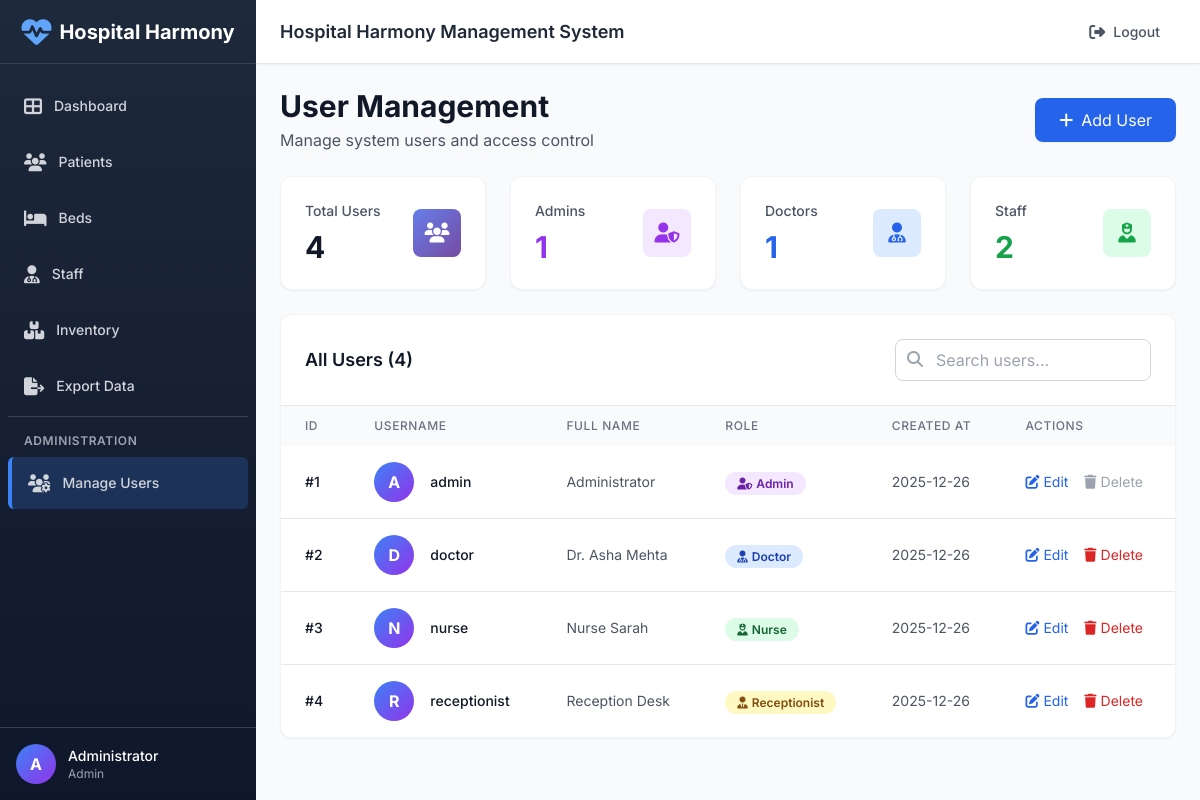
The page /users (signed in) on the database as committed earlier.
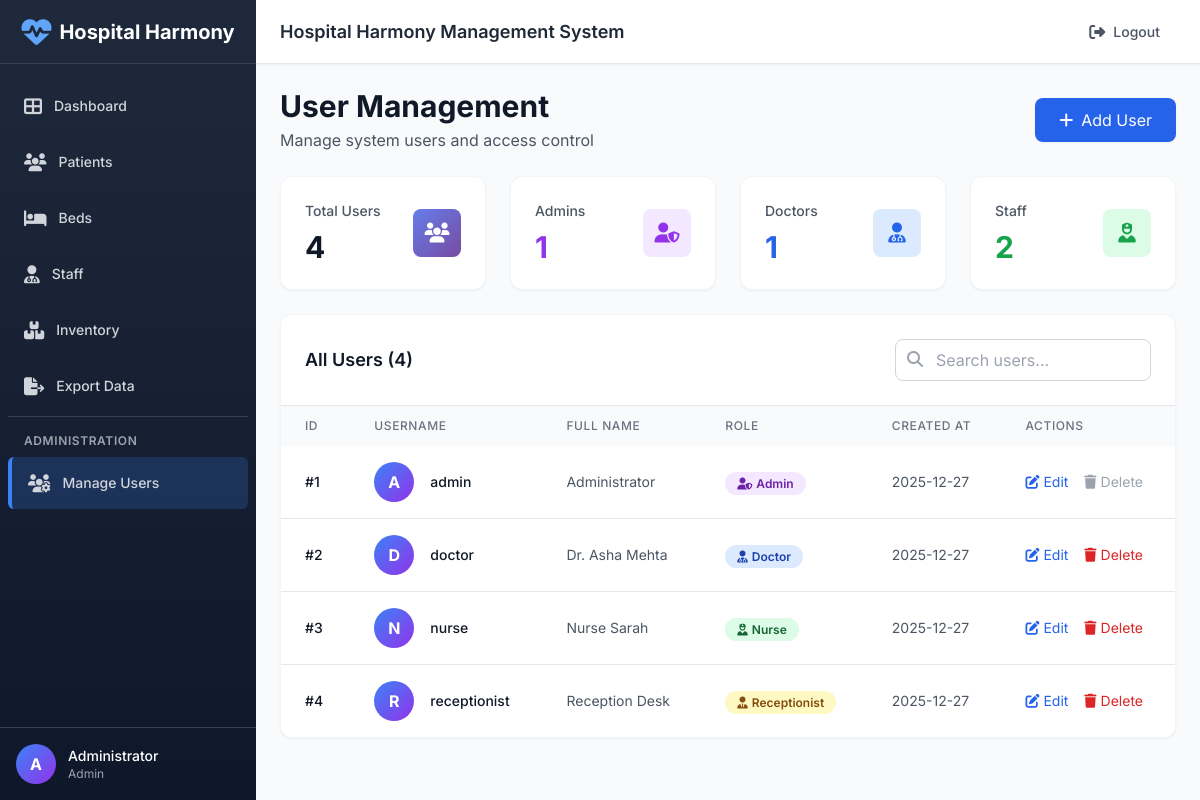
The same page on the database as committed later.
### tables this page shows
CREATE TABLE users (
    id INTEGER PRIMARY KEY AUTOINCREMENT,
    username TEXT UNIQUE NOT NULL,
    password_hash TEXT NOT NULL,
    role TEXT NOT NULL,
    full_name TEXT,
    created_at TIMESTAMP DEFAULT CURRENT_TIMESTAMP
);

### app.py (the view)
@app.route('/users')
@login_required
@role_required('manage_users')
def users():
    db = get_db(); cur = db.cursor()
    cur.execute('SELECT id, username, role, full_name, created_at FROM users')
    rows = cur.fetchall()
    return render_template('users.html', users=rows)

### app.py (called while the page is built)
def login_required(f):
    @wraps(f)
    def wrapped(*args, **kwargs):
        if 'user_id' not in session:
            flash('Please login to access this page', 'danger')
            return redirect(url_for('login'))
        return f(*args, **kwargs)
    return wrapped

def role_required(*allowed_permissions):
    def decorator(f):
        @wraps(f)
        def wrapped(*args, **kwargs):
            if 'user_id' not in session:
                flash('Please login to access this page', 'danger')
                return redirect(url_for('login'))
            user_role = session.get('role')
            user_permissions = ROLE_PERMISSIONS.get(user_role, [])
            if not any(perm in user_permissions for perm in allowed_permissions):
                flash('You do not have permission to access this page', 'danger')
                return redirect(url_for('index'))
            return f(*args, **kwargs)
        return wrapped
    return decorator

@app.context_processor
def inject_permissions():
    if 'role' in session:
        return {
            'user_permissions': ROLE_PERMISSIONS.get(session['role'], []),
            'user_role': session.get('role'),
            'user_name': session.get('full_name')
        }
    return {'user_permissions': [], 'user_role': None, 'user_name': None}

### database.py (called while the page is built)
def get_db():
    global _conn
    if _conn is None:
        _conn = sqlite3.connect(DB_PATH, check_same_thread=False)
        _conn.row_factory = sqlite3.Row
    return _conn

### templates/users.html (shortened to what this page needs)
{% extends "layout.html" %}
{% block content %}
<div class="flex items-center justify-between mb-6">
    <div>
        <h1 class="text-3xl font-bold text-gray-900">User Management</h1>
        <p class="text-gray-600 mt-1">Manage system users and access control</p>
    </div>
    <button onclick="document.getElementById('addModal').classList.remove('hidden')" class="bg-blue-600 hover:bg-blue-700 text-white px-6 py-2.5 rounded-lg flex items-center transition shadow-sm">
        <i class="fas fa-plus mr-2"></i>
        Add User
    </button>
</div>
<div class="grid grid-cols-1 gap-6 sm:grid-cols-4 mb-6">
    <div class="card-hover bg-white rounded-xl shadow-sm p-6 border border-gray-100">
        <div class="flex items-center justify-between">
            <div>
                <p class="text-sm font-medium text-gray-600">Total Users</p>
                <p class="text-3xl font-bold text-gray-900 mt-2">{{ users|length }}</p>
            </div>
            <div class="gradient-primary w-12 h-12 rounded-lg flex items-center justify-center">
                <i class="fas fa-users text-white text-xl"></i>
            </div>
        </div>
    </div>
    <div class="card-hover bg-white rounded-xl shadow-sm p-6 border border-gray-100">
        <div class="flex items-center justify-between">
            <div>
                <p class="text-sm font-medium text-gray-600">Admins</p>
                <p class="text-3xl font-bold text-purple-600 mt-2">
                    {{ users|selectattr('role', 'equalto', 'admin')|list|length }}
                </p>
            </div>
            <div class="bg-purple-100 w-12 h-12 rounded-lg flex items-center justify-center">
                <i class="fas fa-user-shield text-purple-600 text-xl"></i>
            </div>
        </div>
    </div>
    <div class="card-hover bg-white rounded-xl shadow-sm p-6 border border-gray-100">
        <div class="flex items-center justify-between">
            <div>
                <p class="text-sm font-medium text-gray-600">Doctors</p>
                <p class="text-3xl font-bold text-blue-600 mt-2">
                    {{ users|selectattr('role', 'equalto', 'doctor')|list|length }}
                </p>
            </div>
            <div class="bg-blue-100 w-12 h-12 rounded-lg flex items-center justify-center">
                <i class="fas fa-user-md text-blue-600 text-xl"></i>
            </div>
        </div>
    </div>
    <div class="card-hover bg-white rounded-xl shadow-sm p-6 border border-gray-100">
        <div class="flex items-center justify-between">
            <div>
                <p class="text-sm font-medium text-gray-600">Staff</p>
                <p class="text-3xl font-bold text-green-600 mt-2">
                    {{ users|selectattr('role', 'in', ['nurse', 'receptionist'])|list|length }}
                </p>
            </div>
            <div class="bg-green-100 w-12 h-12 rounded-lg flex items-center justify-center">
                <i class="fas fa-user-nurse text-green-600 text-xl"></i>
            </div>
        </div>
    </div>
</div>
<div class="bg-white rounded-xl shadow-sm border border-gray-100 overflow-hidden">
    <div class="p-6 border-b border-gray-200">
        <div class="flex items-center justify-between">
            <h3 class="text-lg font-semibold text-gray-900">All Users ({{ users|length }})</h3>
            <div class="relative w-64">
                <input type="search" id="searchInput" placeholder="Search users..." class="w-full pl-10 pr-4 py-2 border border-gray-300 rounded-lg focus:ring-2 focus:ring-blue-500 focus:border-transparent" onkeyup="searchTable()">
                <i class="fas fa-search absolute left-3 top-3 text-gray-400"></i>
            </div>
        </div>
    </div>
    <div class="overflow-x-auto">
        <table class="w-full" id="usersTable">
            <thead class="bg-gray-50">
                <tr>
                    <th class="px-6 py-3 text-left text-xs font-medium text-gray-500 uppercase tracking-wider">ID</th>
                    <th class="px-6 py-3 text-left text-xs font-medium text-gray-500 uppercase tracking-wider">Username</th>
                    <th class="px-6 py-3 text-left text-xs font-medium text-gray-500 uppercase tracking-wider">Full Name</th>
                    <th class="px-6 py-3 text-left text-xs font-medium text-gray-500 uppercase tracking-wider">Role</th>
                    <th class="px-6 py-3 text-left text-xs font-medium text-gray-500 uppercase tracking-wider">Created At</th>
                    <th class="px-6 py-3 text-left text-xs font-medium text-gray-500 uppercase tracking-wider">Actions</th>
                </tr>
            </thead>
            <tbody class="bg-white divide-y divide-gray-200">
                {% if users %}
                    {% for u in users %}
                    <tr class="hover:bg-gray-50 transition">
                        <td class="px-6 py-4 whitespace-nowrap text-sm font-medium text-gray-900">#{{ u['id'] }}</td>
                        <td class="px-6 py-4 whitespace-nowrap">
                            <div class="flex items-center">
                                <div class="flex-shrink-0 h-10 w-10 bg-gradient-to-br from-blue-500 to-purple-600 rounded-full flex items-center justify-center text-white font-bold">
                                    {{ u['username'][0]|upper }}
                                </div>
                                <div class="ml-4">
                                    <div class="text-sm font-medium text-gray-900">{{ u['username'] }}</div>
                                </div>
                            </div>
                        </td>
                        <td class="px-6 py-4 whitespace-nowrap text-sm text-gray-600">{{ u['full_name'] }}</td>
                        <td class="px-6 py-4 whitespace-nowrap">
                            {% if u['role'] == 'admin' %}
                                <span class="px-3 py-1 text-xs font-semibold rounded-full bg-purple-100 text-purple-800">
                                    <i class="fas fa-user-shield mr-1"></i>Admin
                                </span>
                            {% elif u['role'] == 'doctor' %}
                                <span class="px-3 py-1 text-xs font-semibold rounded-full bg-blue-100 text-blue-800">
                                    <i class="fas fa-user-md mr-1"></i>Doctor
                                </span>
                            {% elif u['role'] == 'nurse' %}
                                <span class="px-3 py-1 text-xs font-semibold rounded-full bg-green-100 text-green-800">
                                    <i class="fas fa-user-nurse mr-1"></i>Nurse
                                </span>
                            {% elif u['role'] == 'receptionist' %}
                                <span class="px-3 py-1 text-xs font-semibold rounded-full bg-yellow-100 text-yellow-800">
                                    <i class="fas fa-user-tie mr-1"></i>Receptionist
                                </span>
                            {% else %}
                                <span class="px-3 py-1 text-xs font-semibold rounded-full bg-gray-100 text-gray-800">
                                    {{ u['role']|title }}
                                </span>
                            {% endif %}
                        </td>
                        <td class="px-6 py-4 whitespace-nowrap text-sm text-gray-600">
                            {{ u['created_at'][:10] if u['created_at'] else 'N/A' }}
                        </td>
                        <td class="px-6 py-4 whitespace-nowrap text-sm">
                            <button onclick="openEditModal({{ u['id'] }}, '{{ u['username']|replace("'", "\\'") }}', '{{ u['full_name']|replace("'", "\\'") }}', '{{ u['role'] }}')" class="text-blue-600 hover:text-blue-800 mr-3 transition">
                                <i class="fas fa-edit mr-1"></i>Edit
                            </button>
                            {% if u['id'] != session.get('user_id') %}
                            <form action="/users/delete/{{ u['id'] }}" method="POST" class="inline" onsubmit="return confirm('Are you sure you want to delete {{ u['username'] }}? This action cannot be undone.')">
                                <button type="submit" class="text-red-600 hover:text-red-800 transition">
                                    <i class="fas fa-trash mr-1"></i>Delete
                                </button>
                            </form>
                            {% else %}
                            <span class="text-gray-400 cursor-not-allowed" title="You cannot delete your own account">
                                <i class="fas fa-trash mr-1"></i>Delete
                            </span>
                            {% endif %}
                        </td>
                    </tr>
                    {% endfor %}
                {% endif %}
            </tbody>
        </table>
    </div>
</div>
{% endblock %}

### templates/layout.html (shortened to what this page needs)
<!DOCTYPE html>
<html lang="en">
<head>
    <script src="https://cdn.tailwindcss.com"></script>
    <link rel="stylesheet" href="https://cdnjs.cloudflare.com/ajax/libs/font-awesome/6.4.0/css/all.min.css">
</head>
<body class="bg-gray-50">
    <div class="flex h-screen bg-gray-50">
        {% include 'sidebar.html' %}
        <div class="flex flex-col flex-1 overflow-hidden">
            {% include 'header.html' %}
            <main class="flex-1 overflow-y-auto p-6">
                {% block content %}{% endblock %}
            </main>
        </div>
    </div>
</body>
</html>

### templates/sidebar.html
<div class="sidebar w-64 flex-shrink-0 hidden md:flex flex-col">
    <div class="flex items-center justify-center h-16 px-4 border-b border-gray-700">
        <i class="fas fa-heartbeat text-3xl text-blue-400 mr-2"></i>
        <span class="text-xl font-bold text-white">Hospital Harmony</span>
    </div>
    <nav class="flex-1 px-2 py-4 space-y-1 overflow-y-auto">
        {% if 'dashboard' in user_permissions %}
        <a href="/" class="sidebar-link flex items-center px-4 py-3 text-sm font-medium text-gray-300 rounded-md hover:text-white {% if request.path == '/' %}active{% endif %}">
            <i class="fas fa-th-large mr-3 text-lg"></i>
            Dashboard
        </a>
        {% endif %}
        {% if 'patients' in user_permissions %}
        <a href="/patients" class="sidebar-link flex items-center px-4 py-3 text-sm font-medium text-gray-300 rounded-md hover:text-white {% if '/patients' in request.path %}active{% endif %}">
            <i class="fas fa-users mr-3 text-lg"></i>
            Patients
        </a>
        {% endif %}
        {% if 'beds' in user_permissions %}
        <a href="/beds" class="sidebar-link flex items-center px-4 py-3 text-sm font-medium text-gray-300 rounded-md hover:text-white {% if '/beds' in request.path %}active{% endif %}">
            <i class="fas fa-bed mr-3 text-lg"></i>
            Beds
        </a>
        {% endif %}
        {% if 'staff' in user_permissions %}
        <a href="/staff" class="sidebar-link flex items-center px-4 py-3 text-sm font-medium text-gray-300 rounded-md hover:text-white {% if '/staff' in request.path %}active{% endif %}">
            <i class="fas fa-user-md mr-3 text-lg"></i>
            Staff
        </a>
        {% endif %}
        {% if 'inventory' in user_permissions %}
        <a href="/inventory" class="sidebar-link flex items-center px-4 py-3 text-sm font-medium text-gray-300 rounded-md hover:text-white {% if '/inventory' in request.path %}active{% endif %}">
            <i class="fas fa-boxes mr-3 text-lg"></i>
            Inventory
        </a>
        {% endif %}
        {% if 'export' in user_permissions %}
        <a href="/export/patients" class="sidebar-link flex items-center px-4 py-3 text-sm font-medium text-gray-300 rounded-md hover:text-white">
            <i class="fas fa-file-export mr-3 text-lg"></i>
            Export Data
        </a>
        {% endif %}
        {% if 'manage_users' in user_permissions %}
        <div class="mt-4 pt-4 border-t border-gray-700">
            <p class="px-4 text-xs font-semibold text-gray-400 uppercase tracking-wider mb-2">
                Administration
            </p>
            <a href="/users" class="sidebar-link flex items-center px-4 py-3 text-sm font-medium text-gray-300 rounded-md hover:text-white {% if '/users' in request.path %}active{% endif %}">
                <i class="fas fa-users-cog mr-3 text-lg"></i>
                Manage Users
            </a>
        </div>
        {% endif %}
    </nav>
    <div class="p-4 border-t border-gray-700">
        <div class="flex items-center">
            <div class="w-10 h-10 rounded-full bg-gradient-to-br from-blue-500 to-purple-600 flex items-center justify-center text-white font-bold">
                {% set name_parts = user_name.split() if user_name else ['U'] %}
                {% if name_parts|length >= 2 %}
                    {{ name_parts[0][0] }}{{ name_parts[1][0] }}
                {% else %}
                    {{ user_name[0] if user_name else 'U' }}
                {% endif %}
            </div>
            <div class="ml-3 flex-1">
                <p class="text-sm font-medium text-white">{{ user_name }}</p>
                <p class="text-xs text-gray-400 capitalize">{{ user_role }}</p>
            </div>
        </div>
    </div>
</div>

### templates/header.html (shortened to what this page needs)
<header class="flex items-center justify-between h-16 px-6 bg-white border-b border-gray-200 shadow-sm">
    <div class="flex items-center flex-1">
        <div class="text-lg font-semibold text-gray-800">
            Hospital Harmony Management System
        </div>
    </div>
    <div class="flex items-center space-x-4">
        <a href="/logout" class="text-gray-600 hover:text-gray-900 flex items-center gap-2 px-4 py-2 rounded-lg hover:bg-gray-100 transition" title="Logout">
            <i class="fas fa-sign-out-alt"></i>
            <span class="text-sm font-medium">Logout</span>
        </a>
    </div>
</header>

### templates/layout.html (style rules this page uses)
* { font-family: 'Inter', sans-serif; }
.sidebar { background: linear-gradient(180deg, #1e293b 0%, #0f172a 100%); }
.sidebar-link { transition: all 0.2s ease; }
.sidebar-link.active { background: rgba(59, 130, 246, 0.2); border-left: 4px solid #3b82f6; }
.card-hover { transition: all 0.3s ease; }
.gradient-primary { background: linear-gradient(135deg, #667eea 0%, #764ba2 100%); }

Rows that differ between the two databases and show on the page:
changed users "admin": created_at "2025-12-26" → "2025-12-27"
changed users "doctor": created_at "2025-12-26" → "2025-12-27"
changed users "nurse": created_at "2025-12-26" → "2025-12-27"
changed users "receptionist": created_at "2025-12-26" → "2025-12-27"
